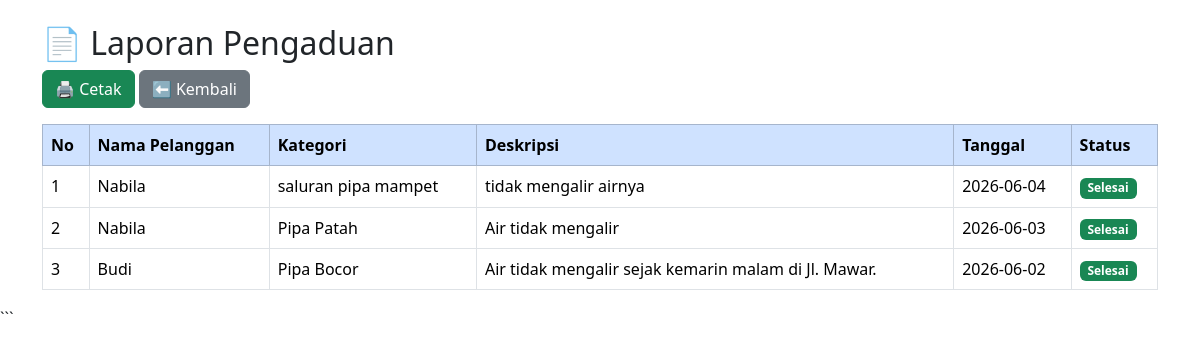
The page /laporan_pengaduan.php on the database its author committed.
### tables this page shows
CREATE TABLE `pengaduan` (
  `id` int(11) NOT NULL,
  `pelanggan_id` int(11) DEFAULT NULL,
  `kategori` varchar(100) DEFAULT NULL,
  `deskripsi` text DEFAULT NULL,
  `foto` varchar(255) DEFAULT NULL,
  `tanggal_pengaduan` date DEFAULT NULL,
  `status` enum('diajukan','diproses','selesai') DEFAULT 'diajukan'
);

CREATE TABLE `pelanggan` (
  `id` int(11) NOT NULL,
  `user_id` int(11) DEFAULT NULL,
  `tarif_id` int(11) DEFAULT NULL,
  `no_pelanggan` varchar(20) DEFAULT NULL,
  `nama` varchar(100) DEFAULT NULL,
  `alamat` text DEFAULT NULL,
  `no_hp` varchar(15) DEFAULT NULL,
  `status` enum('aktif','nonaktif') DEFAULT 'aktif'
);

### laporan_pengaduan.php (the view, shortened to what this page needs)
<?php
include "koneksi.php";
$data = mysqli_query($conn,"
SELECT pengaduan.*, pelanggan.nama
FROM pengaduan
JOIN pelanggan
ON pengaduan.pelanggan_id = pelanggan.id
ORDER BY pengaduan.id DESC
");
?>
<!DOCTYPE html>
<html>
<head>
<link href="https://cdn.jsdelivr.net/npm/bootstrap@5.3.3/dist/css/bootstrap.min.css" rel="stylesheet">
</head>
<body>
<div class="container mt-4">
<h2>
📄 Laporan Pengaduan
</h2>
<div class="mb-3">
<button
onclick="window.print()"
class="btn btn-success">
🖨 Cetak
</button>
<a href="dashboard_petugas.php"
class="btn btn-secondary">
⬅ Kembali
</a>
</div>
<table class="table table-bordered">
<thead class="table-primary">
<tr>
<th>No</th>
<th>Nama Pelanggan</th>
<th>Kategori</th>
<th>Deskripsi</th>
<th>Tanggal</th>
<th>Status</th>
</tr>
</thead>
<tbody>
<?php
$no=1;
while($d=mysqli_fetch_assoc($data))
{
?>
<tr>
<td><?= $no++ ?></td>
<td><?= $d['nama'] ?></td>
<td><?= $d['kategori'] ?></td>
<td><?= $d['deskripsi'] ?></td>
<td><?= $d['tanggal_pengaduan'] ?></td>
<td>
<?php
if($d['status']=="diajukan")
{
echo "<span class='badge bg-secondary'>Diajukan</span>";
}
elseif($d['status']=="diproses")
{
echo "<span class='badge bg-warning'>Diproses</span>";
}
else
{
echo "<span class='badge bg-success'>Selesai</span>";
}
?>
</td>
</tr>
<?php } ?>
</tbody>
</table>
</div>
</body>
</html>

### rows shown on the page
pengaduan: pelanggan.nama "Nabila", kategori "saluran pipa mampet", deskripsi "tidak mengalir airnya", tanggal_pengaduan "2026-06-04", status "Selesai"
pengaduan: pelanggan.nama "Nabila", kategori "Pipa Patah", deskripsi "Air tidak mengalir", tanggal_pengaduan "2026-06-03", status "Selesai"
pengaduan: pelanggan.nama "Budi", kategori "Pipa Bocor", deskripsi "Air tidak mengalir sejak kemarin malam di Jl. Mawar.", tanggal_pengaduan "2026-06-02", status "Selesai"
